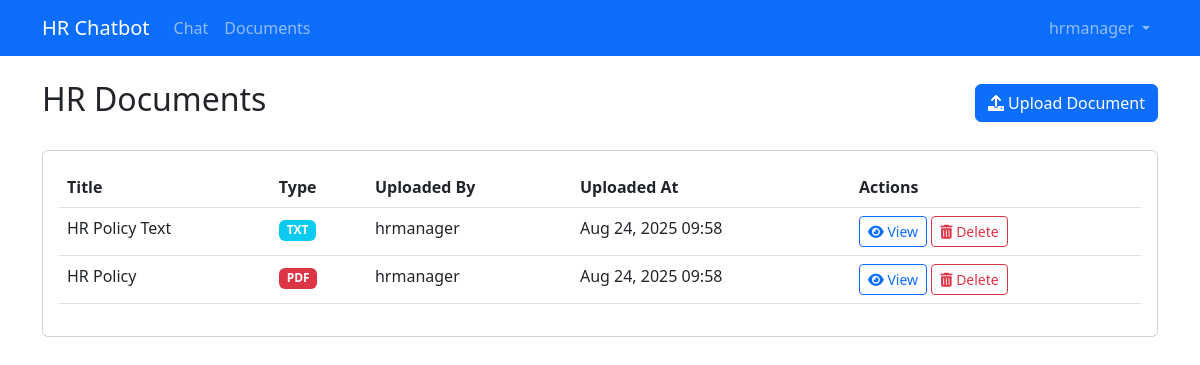
Page /documents/ (signed in) on the committed database.
### chatbot/models.py (models this page shows, shortened)
class Document(models.Model):
    DOCUMENT_TYPES = (
        ('pdf', 'PDF'),
        ('txt', 'Text'),
    )
    title = models.CharField(max_length=255)
    file = models.FileField(upload_to='documents/')
    document_type = models.CharField(max_length=3, choices=DOCUMENT_TYPES)
    uploaded_at = models.DateTimeField(auto_now_add=True)
    uploaded_by = models.ForeignKey(User, on_delete=models.CASCADE)

### chatbot/views.py (the view)
# urls.py: path('documents/', views.document_list, name='document_list'),
@login_required
@user_passes_test(is_admin)
def document_list(request):
    documents = Document.objects.all().order_by('-uploaded_at')
    return render(request, 'chatbot/document_list.html', {'documents': documents})

### chatbot/views.py (called while the page is built)
def is_admin(user):
    return user.is_superuser or user.is_staff

### templates/chatbot/document_list.html (shortened to what this page needs)
{% extends 'base.html' %}
{% block content %}
<div class="row mb-4">
    <div class="col-md-12">
        <div class="d-flex justify-content-between align-items-center">
            <h2>HR Documents</h2>
            <a href="{% url 'upload_document' %}" class="btn btn-primary">
                <i class="fas fa-upload"></i> Upload Document
            </a>
        </div>
    </div>
</div>
<div class="row">
    <div class="col-md-12">
        <div class="card">
            <div class="card-body">
                {% if documents %}
                <div class="table-responsive">
                    <table class="table table-hover">
                        <thead>
                            <tr>
                                <th>Title</th>
                                <th>Type</th>
                                <th>Uploaded By</th>
                                <th>Uploaded At</th>
                                <th>Actions</th>
                            </tr>
                        </thead>
                        <tbody>
                            {% for document in documents %}
                            <tr>
                                <td>{{ document.title }}</td>
                                <td>
                                    {% if document.document_type == 'pdf' %}
                                    <span class="badge bg-danger">PDF</span>
                                    {% else %}
                                    <span class="badge bg-info">TXT</span>
                                    {% endif %}
                                </td>
                                <td>{{ document.uploaded_by.username }}</td>
                                <td>{{ document.uploaded_at|date:"M d, Y H:i" }}</td>
                                <td>
                                    <a href="{{ document.file.url }}" class="btn btn-sm btn-outline-primary" target="_blank">
                                        <i class="fas fa-eye"></i> View
                                    </a>
                                    <a href="{% url 'delete_document' document.id %}" class="btn btn-sm btn-outline-danger">
                                        <i class="fas fa-trash-alt"></i> Delete
                                    </a>
                                </td>
                            </tr>
                            {% endfor %}
                        </tbody>
                    </table>
                </div>
                {% endif %}
            </div>
        </div>
    </div>
</div>
{% endblock %}

### templates/base.html (shortened to what this page needs)
<!DOCTYPE html>
<html lang="en">
<head>
    <link href="https://cdn.jsdelivr.net/npm/bootstrap@5.3.0/dist/css/bootstrap.min.css" rel="stylesheet">
    <link rel="stylesheet" href="https://cdnjs.cloudflare.com/ajax/libs/font-awesome/6.0.0/css/all.min.css">
</head>
<body>
    <nav class="navbar navbar-expand-lg navbar-dark bg-primary">
        <div class="container">
            <a class="navbar-brand" href="{% url 'home' %}">HR Chatbot</a>
            <div class="collapse navbar-collapse" id="navbarNav">
                <ul class="navbar-nav me-auto">
                    <li class="nav-item">
                        <a class="nav-link" href="{% url 'home' %}">Chat</a>
                    </li>
                    {% if user.is_staff or user.is_superuser %}
                    <li class="nav-item">
                        <a class="nav-link" href="{% url 'document_list' %}">Documents</a>
                    </li>
                    {% endif %}
                </ul>
                <ul class="navbar-nav">
                    {% if user.is_authenticated %}
                    <li class="nav-item dropdown">
                        <a class="nav-link dropdown-toggle" href="#" id="userDropdown" role="button" data-bs-toggle="dropdown">
                            {{ user.username }}
                        </a>
                    </li>
                    {% else %}
                    <li class="nav-item">
                        <a class="nav-link" href="{% url 'login' %}">Login</a>
                    </li>
                    {% endif %}
                </ul>
            </div>
        </div>
    </nav>
    <div class="container my-4 content">
        {% block content %}{% endblock %}
    </div>
</body>
</html>

### templates/base.html (style rules this page uses)
body { min-height: 100vh; display: flex; flex-direction: column; }
.content { flex: 1; }

### rows in the picture
Document: title "HR Policy Text", document_type "TXT", uploaded_by.username "hrmanager", uploaded_at "Aug 24, 2025 09:58"
Document: title "HR Policy", document_type "PDF", uploaded_by.username "hrmanager", uploaded_at "Aug 24, 2025 09:58"

### other values in the picture
{{ user.username }} "hrmanager"
